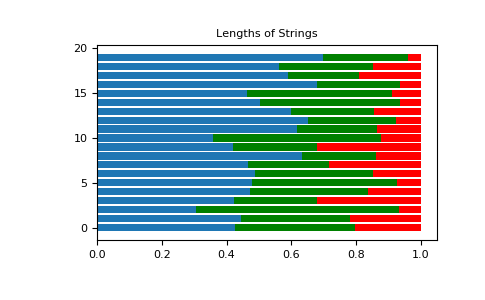

Python code for this plot:
# Taking an example cited in Wikipedia, this distribution can be used if
# one wanted to cut strings (each of initial length 1.0) into K pieces
# with different lengths, where each piece had, on average, a designated
# average length, but allowing some variation in the relative sizes of
# the pieces.

s = np.random.default_rng().dirichlet((10, 5, 3), 20).transpose()

import matplotlib.pyplot as plt
plt.barh(range(20), s[0])
plt.barh(range(20), s[1], left=s[0], color='g')
plt.barh(range(20), s[2], left=s[0]+s[1], color='r')
plt.title("Lengths of Strings")
